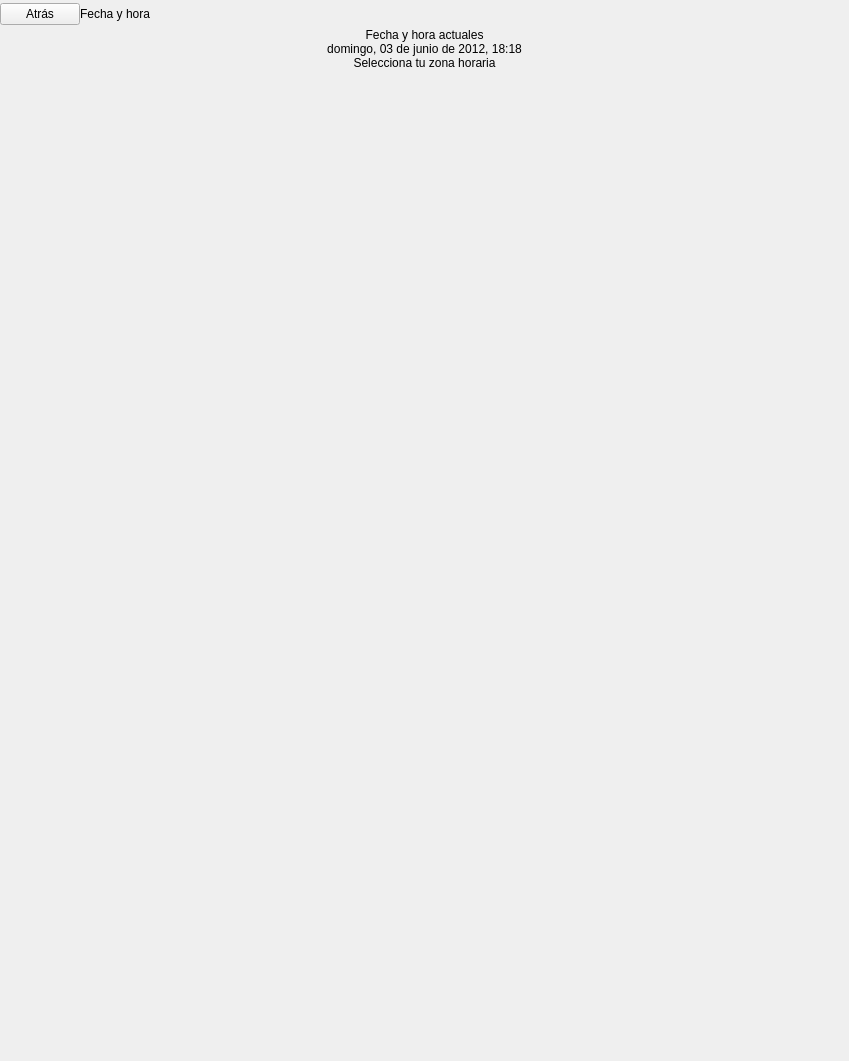
<?xml version="1.0" encoding="UTF-8"?>
<ui version="4.0">
 <class>SettingsDateTimeMenu</class>
 <widget class="QWidget" name="SettingsDateTimeMenu">
  <property name="geometry">
   <rect>
    <x>0</x>
    <y>0</y>
    <width>849</width>
    <height>1061</height>
   </rect>
  </property>
  <property name="sizePolicy">
   <sizepolicy hsizetype="Expanding" vsizetype="Expanding">
    <horstretch>0</horstretch>
    <verstretch>0</verstretch>
   </sizepolicy>
  </property>
  <property name="minimumSize">
   <size>
    <width>0</width>
    <height>0</height>
   </size>
  </property>
  <property name="maximumSize">
   <size>
    <width>849</width>
    <height>1061</height>
   </size>
  </property>
  <property name="windowTitle">
   <string>Form</string>
  </property>
  <property name="styleSheet">
   <string notr="true" />
  </property>
  <layout class="QVBoxLayout" name="verticalLayout">
   <property name="spacing">
    <number>0</number>
   </property>
   <property name="margin">
    <number>0</number>
   </property>
   <item>
    <widget class="QWidget" name="settingsSectionHeader" native="true">
     <layout class="QHBoxLayout" name="horizontalLayout_8">
      <property name="spacing">
       <number>0</number>
      </property>
      <property name="margin">
       <number>0</number>
      </property>
      <item>
       <widget class="SilentQPushButton" name="backBtn">
        <property name="focusPolicy">
         <enum>Qt::NoFocus</enum>
        </property>
        <property name="text">
         <string>Atr&#225;s</string>
        </property>
       </widget>
      </item>
      <item>
       <widget class="QLabel" name="sectionTitleLbl">
        <property name="minimumSize">
         <size>
          <width>0</width>
          <height>0</height>
         </size>
        </property>
        <property name="maximumSize">
         <size>
          <width>16777215</width>
          <height>14142</height>
         </size>
        </property>
        <property name="text">
         <string>Fecha y hora</string>
        </property>
       </widget>
      </item>
      <item>
       <spacer name="horizontalSpacer">
        <property name="orientation">
         <enum>Qt::Horizontal</enum>
        </property>
        <property name="sizeHint" stdset="0">
         <size>
          <width>57</width>
          <height>28</height>
         </size>
        </property>
       </spacer>
      </item>
     </layout>
    </widget>
   </item>
   <item>
    <widget class="QFrame" name="settingsMarginTop">
     <property name="frameShape">
      <enum>QFrame::StyledPanel</enum>
     </property>
     <property name="frameShadow">
      <enum>QFrame::Raised</enum>
     </property>
    </widget>
   </item>
   <item>
    <widget class="QWidget" name="settingsMenuListCont" native="true">
     <property name="sizePolicy">
      <sizepolicy hsizetype="Minimum" vsizetype="Expanding">
       <horstretch>0</horstretch>
       <verstretch>0</verstretch>
      </sizepolicy>
     </property>
     <property name="styleSheet">
      <string notr="true" />
     </property>
     <layout class="QVBoxLayout" name="verticalLayout_2">
      <property name="spacing">
       <number>0</number>
      </property>
      <property name="margin">
       <number>0</number>
      </property>
      <item>
       <widget class="QLabel" name="dateTimeLbl">
        <property name="text">
         <string>Fecha y hora actuales</string>
        </property>
        <property name="alignment">
         <set>Qt::AlignCenter</set>
        </property>
       </widget>
      </item>
      <item>
       <widget class="QLabel" name="dateTimeValueLbl">
        <property name="text">
         <string>domingo, 03 de junio de 2012, 18:18</string>
        </property>
        <property name="alignment">
         <set>Qt::AlignCenter</set>
        </property>
       </widget>
      </item>
      <item>
       <widget class="QLabel" name="timeZoneLbl">
        <property name="text">
         <string>Selecciona tu zona horaria</string>
        </property>
        <property name="alignment">
         <set>Qt::AlignCenter</set>
        </property>
       </widget>
      </item>
      <item>
       <widget class="SettingsDateTimeMenuItem" name="Item1" native="true">
        <layout class="QHBoxLayout" name="horizontalLayout_2">
         <property name="spacing">
          <number>0</number>
         </property>
         <property name="margin">
          <number>0</number>
         </property>
        </layout>
       </widget>
      </item>
      <item>
       <widget class="SettingsDateTimeMenuItem" name="Item2" native="true">
        <layout class="QHBoxLayout" name="horizontalLayout_3">
         <property name="spacing">
          <number>0</number>
         </property>
         <property name="margin">
          <number>0</number>
         </property>
        </layout>
       </widget>
      </item>
      <item>
       <widget class="SettingsDateTimeMenuItem" name="Item3" native="true">
        <layout class="QHBoxLayout" name="horizontalLayout_4">
         <property name="spacing">
          <number>0</number>
         </property>
         <property name="margin">
          <number>0</number>
         </property>
        </layout>
       </widget>
      </item>
      <item>
       <widget class="SettingsDateTimeMenuItem" name="Item4" native="true">
        <layout class="QHBoxLayout" name="horizontalLayout_5">
         <property name="spacing">
          <number>0</number>
         </property>
         <property name="margin">
          <number>0</number>
         </property>
        </layout>
       </widget>
      </item>
      <item>
       <widget class="SettingsDateTimeMenuItem" name="Item5" native="true">
        <property name="minimumSize">
         <size>
          <width>608</width>
          <height>81</height>
         </size>
        </property>
        <property name="maximumSize">
         <size>
          <width>860</width>
          <height>115</height>
         </size>
        </property>
        <layout class="QHBoxLayout" name="horizontalLayout_6">
         <property name="spacing">
          <number>0</number>
         </property>
         <property name="margin">
          <number>0</number>
         </property>
        </layout>
       </widget>
      </item>
      <item>
       <spacer name="verticalSpacer">
        <property name="orientation">
         <enum>Qt::Vertical</enum>
        </property>
        <property name="sizeHint" stdset="0">
         <size>
          <width>28</width>
          <height>57</height>
         </size>
        </property>
       </spacer>
      </item>
      <item>
       <widget class="SettingsPagerCont" name="settingsPagerCont" native="true">
        <layout class="QHBoxLayout" name="horizontalLayout" />
       </widget>
      </item>
     </layout>
    </widget>
   </item>
   <item>
    <spacer name="verticalSpacer_2">
     <property name="orientation">
      <enum>Qt::Vertical</enum>
     </property>
     <property name="sizeHint" stdset="0">
      <size>
       <width>28</width>
       <height>57</height>
      </size>
     </property>
    </spacer>
   </item>
   <item>
    <spacer name="verticalBottomSection">
     <property name="orientation">
      <enum>Qt::Vertical</enum>
     </property>
     <property name="sizeType">
      <enum>QSizePolicy::Fixed</enum>
     </property>
     <property name="sizeHint" stdset="0">
      <size>
       <width>28</width>
       <height>57</height>
      </size>
     </property>
    </spacer>
   </item>
  </layout>
 </widget>
 <customwidgets>
  <customwidget>
   <class>SilentQPushButton</class>
   <extends>QPushButton</extends>
   <header>SilentQPushButton.h</header>
  </customwidget>
  <customwidget>
   <class>SettingsPagerCont</class>
   <extends>QWidget</extends>
   <header>SettingsPagerCont.h</header>
   <container>1</container>
  </customwidget>
  <customwidget>
   <class>SettingsDateTimeMenuItem</class>
   <extends>QWidget</extends>
   <header>SettingsDateTimeMenuItem.h</header>
   <container>1</container>
  </customwidget>
 </customwidgets>
 <resources />
 <connections />
</ui>
